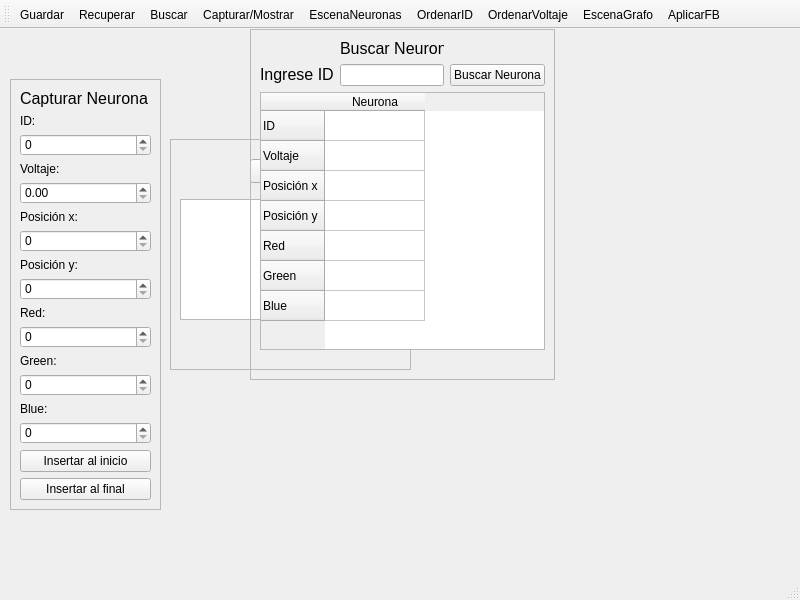
<?xml version="1.0" encoding="UTF-8"?>
<ui version="4.0">
 <class>MainWindow</class>
 <widget class="QMainWindow" name="MainWindow">
  <property name="geometry">
   <rect>
    <x>0</x>
    <y>0</y>
    <width>800</width>
    <height>600</height>
   </rect>
  </property>
  <property name="windowTitle">
   <string>MainWindow</string>
  </property>
  <widget class="QWidget" name="centralwidget">
   <widget class="QFrame" name="frame">
    <property name="geometry">
     <rect>
      <x>10</x>
      <y>50</y>
      <width>151</width>
      <height>431</height>
     </rect>
    </property>
    <property name="frameShape">
     <enum>QFrame::StyledPanel</enum>
    </property>
    <property name="frameShadow">
     <enum>QFrame::Raised</enum>
    </property>
    <layout class="QVBoxLayout" name="verticalLayout">
     <item>
      <widget class="QLabel" name="label">
       <property name="text">
        <string>&lt;html&gt;&lt;head/&gt;&lt;body&gt;&lt;p&gt;&lt;span style=&quot; font-size:12pt;&quot;&gt;Capturar Neurona&lt;/span&gt;&lt;/p&gt;&lt;/body&gt;&lt;/html&gt;</string>
       </property>
      </widget>
     </item>
     <item>
      <widget class="QLabel" name="label_2">
       <property name="text">
        <string>ID:</string>
       </property>
      </widget>
     </item>
     <item>
      <widget class="QSpinBox" name="spinBox"/>
     </item>
     <item>
      <widget class="QLabel" name="label_3">
       <property name="text">
        <string>Voltaje:</string>
       </property>
      </widget>
     </item>
     <item>
      <widget class="QDoubleSpinBox" name="doubleSpinBox"/>
     </item>
     <item>
      <widget class="QLabel" name="label_4">
       <property name="text">
        <string>Posición x:</string>
       </property>
      </widget>
     </item>
     <item>
      <widget class="QSpinBox" name="spinBox_2"/>
     </item>
     <item>
      <widget class="QLabel" name="label_6">
       <property name="text">
        <string>Posición y:</string>
       </property>
      </widget>
     </item>
     <item>
      <widget class="QSpinBox" name="spinBox_3"/>
     </item>
     <item>
      <widget class="QLabel" name="label_5">
       <property name="text">
        <string>Red:</string>
       </property>
      </widget>
     </item>
     <item>
      <widget class="QSpinBox" name="spinBox_4"/>
     </item>
     <item>
      <widget class="QLabel" name="label_7">
       <property name="text">
        <string>Green:</string>
       </property>
      </widget>
     </item>
     <item>
      <widget class="QSpinBox" name="spinBox_5"/>
     </item>
     <item>
      <widget class="QLabel" name="label_8">
       <property name="text">
        <string>Blue:</string>
       </property>
      </widget>
     </item>
     <item>
      <widget class="QSpinBox" name="spinBox_6"/>
     </item>
     <item>
      <widget class="QPushButton" name="pushButton_2">
       <property name="text">
        <string>Insertar al inicio</string>
       </property>
      </widget>
     </item>
     <item>
      <widget class="QPushButton" name="pushButton_3">
       <property name="text">
        <string>Insertar al final</string>
       </property>
      </widget>
     </item>
    </layout>
   </widget>
   <widget class="QFrame" name="frame_2">
    <property name="geometry">
     <rect>
      <x>170</x>
      <y>110</y>
      <width>241</width>
      <height>231</height>
     </rect>
    </property>
    <property name="frameShape">
     <enum>QFrame::StyledPanel</enum>
    </property>
    <property name="frameShadow">
     <enum>QFrame::Raised</enum>
    </property>
    <widget class="QPlainTextEdit" name="plainTextEdit">
     <property name="geometry">
      <rect>
       <x>10</x>
       <y>60</y>
       <width>221</width>
       <height>121</height>
      </rect>
     </property>
    </widget>
    <widget class="QPushButton" name="pushButton">
     <property name="geometry">
      <rect>
       <x>80</x>
       <y>20</y>
       <width>80</width>
       <height>24</height>
      </rect>
     </property>
     <property name="text">
      <string>Mostrar</string>
     </property>
    </widget>
   </widget>
   <widget class="QFrame" name="frame_3">
    <property name="enabled">
     <bool>true</bool>
    </property>
    <property name="geometry">
     <rect>
      <x>250</x>
      <y>0</y>
      <width>305</width>
      <height>351</height>
     </rect>
    </property>
    <property name="frameShape">
     <enum>QFrame::StyledPanel</enum>
    </property>
    <property name="frameShadow">
     <enum>QFrame::Raised</enum>
    </property>
    <layout class="QGridLayout" name="gridLayout">
     <item row="1" column="2">
      <widget class="QLineEdit" name="lineEdit"/>
     </item>
     <item row="1" column="1">
      <widget class="QLabel" name="label_10">
       <property name="text">
        <string>&lt;html&gt;&lt;head/&gt;&lt;body&gt;&lt;p&gt;&lt;span style=&quot; font-size:12pt;&quot;&gt;Ingrese ID&lt;/span&gt;&lt;/p&gt;&lt;/body&gt;&lt;/html&gt;</string>
       </property>
      </widget>
     </item>
     <item row="0" column="2">
      <widget class="QLabel" name="label_9">
       <property name="text">
        <string>&lt;html&gt;&lt;head/&gt;&lt;body&gt;&lt;p&gt;&lt;span style=&quot; font-size:12pt;&quot;&gt;Buscar Neurona&lt;/span&gt;&lt;/p&gt;&lt;/body&gt;&lt;/html&gt;</string>
       </property>
      </widget>
     </item>
     <item row="2" column="1" colspan="3">
      <widget class="QTableWidget" name="tableWidget">
       <property name="enabled">
        <bool>true</bool>
       </property>
       <row>
        <property name="text">
         <string>ID</string>
        </property>
       </row>
       <row>
        <property name="text">
         <string>Voltaje</string>
        </property>
       </row>
       <row>
        <property name="text">
         <string>Posición x</string>
        </property>
       </row>
       <row>
        <property name="text">
         <string>Posición y</string>
        </property>
       </row>
       <row>
        <property name="text">
         <string>Red</string>
        </property>
       </row>
       <row>
        <property name="text">
         <string>Green</string>
        </property>
       </row>
       <row>
        <property name="text">
         <string>Blue</string>
        </property>
       </row>
       <column>
        <property name="text">
         <string>Neurona</string>
        </property>
       </column>
       <item row="0" column="0">
        <property name="text">
         <string/>
        </property>
       </item>
       <item row="1" column="0">
        <property name="text">
         <string/>
        </property>
       </item>
      </widget>
     </item>
     <item row="3" column="1" colspan="2">
      <widget class="QLabel" name="label_11">
       <property name="text">
        <string/>
       </property>
      </widget>
     </item>
     <item row="1" column="3">
      <widget class="QPushButton" name="pushButton_4">
       <property name="text">
        <string>Buscar Neurona</string>
       </property>
      </widget>
     </item>
    </layout>
   </widget>
  </widget>
  <widget class="QStatusBar" name="statusbar"/>
  <widget class="QToolBar" name="toolBar">
   <property name="acceptDrops">
    <bool>false</bool>
   </property>
   <property name="windowTitle">
    <string>toolBar</string>
   </property>
   <property name="toolTip">
    <string/>
   </property>
   <attribute name="toolBarArea">
    <enum>TopToolBarArea</enum>
   </attribute>
   <attribute name="toolBarBreak">
    <bool>false</bool>
   </attribute>
   <addaction name="actionGuardar"/>
   <addaction name="actionRecuperar"/>
   <addaction name="actionBuscar"/>
   <addaction name="actionCapturar_Mostrar"/>
   <addaction name="actionEscenaNeuronas"/>
   <addaction name="actionOrdenarID"/>
   <addaction name="actionOrdenarVoltaje"/>
   <addaction name="actionEscenaGrafo"/>
   <addaction name="actionAplicarFB"/>
  </widget>
  <action name="actionGuardar">
   <property name="checkable">
    <bool>false</bool>
   </property>
   <property name="enabled">
    <bool>true</bool>
   </property>
   <property name="text">
    <string>Guardar</string>
   </property>
  </action>
  <action name="actionRecuperar">
   <property name="text">
    <string>Recuperar</string>
   </property>
  </action>
  <action name="actionBuscar">
   <property name="text">
    <string>Buscar</string>
   </property>
  </action>
  <action name="actionCapturar_Mostrar">
   <property name="text">
    <string>Capturar/Mostrar</string>
   </property>
  </action>
  <action name="actionEscenaNeuronas">
   <property name="text">
    <string>EscenaNeuronas</string>
   </property>
  </action>
  <action name="actionOrdenarVoltaje">
   <property name="text">
    <string>OrdenarVoltaje</string>
   </property>
  </action>
  <action name="actionOrdenarID">
   <property name="text">
    <string>OrdenarID</string>
   </property>
  </action>
  <action name="actionEscenaGrafo">
   <property name="text">
    <string>EscenaGrafo</string>
   </property>
  </action>
  <action name="actionAplicarFB">
   <property name="text">
    <string>AplicarFB</string>
   </property>
  </action>
 </widget>
 <resources/>
 <connections>
  <connection>
   <sender>pushButton</sender>
   <signal>clicked()</signal>
   <receiver>plainTextEdit</receiver>
   <slot>update()</slot>
   <hints>
    <hint type="sourcelabel">
     <x>269</x>
     <y>184</y>
    </hint>
    <hint type="destinationlabel">
     <x>360</x>
     <y>271</y>
    </hint>
   </hints>
  </connection>
 </connections>
</ui>
